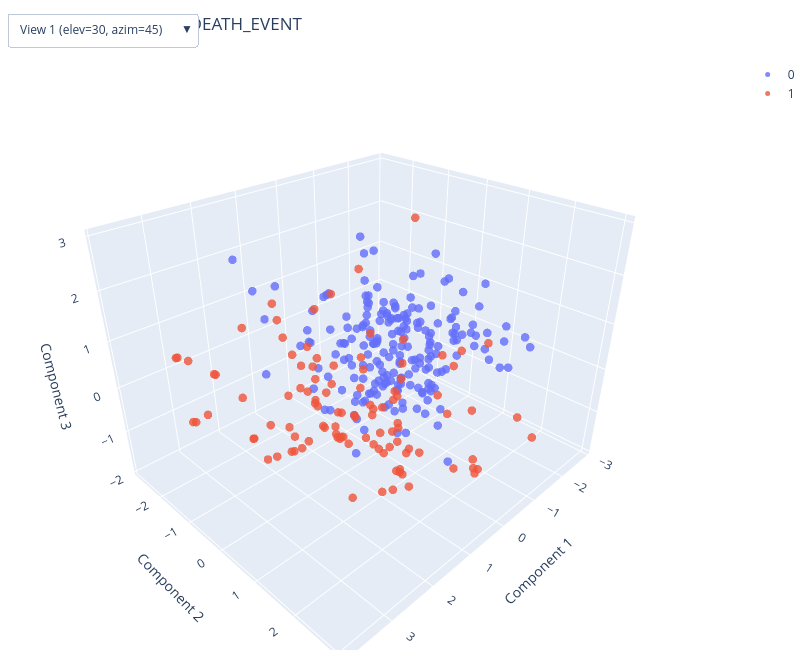

Notebook code cell kept with this figure:
### Code cell
print("\n Variance kept by first 3 PCs:", round(explained_variance[:3].sum(), 3))
plot_3d(X_3d, y, algorithm="PCA", target_name=TARGET_COL)
